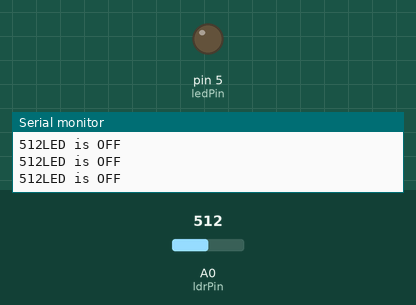
The sketch below on a simulated Arduino Uno, built with avr-gcc and run on an emulated ATmega328P. On the bench: output pins drawn as LEDs (lit = HIGH), the last lines printed to the serial monitor. The test bench sets the inputs (shaded band); at power-on: A0 (ldrPin) = 512.

Above: at 1.2 s.
1.3 s: A0 (ldrPin) set to 314
4.3 s: A0 (ldrPin) set to 286
At 4.9 s:
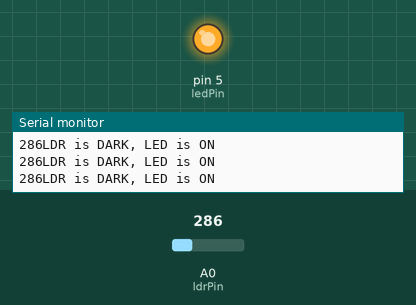
5.8 s: A0 (ldrPin) set to 306
At 6.2 s:
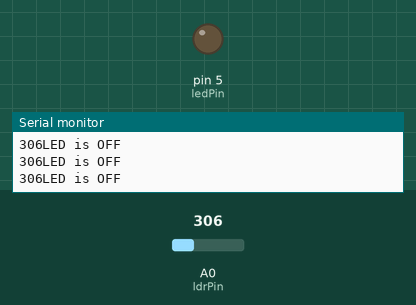
7.3 s: A0 (ldrPin) set to 290
At 7.7 s:
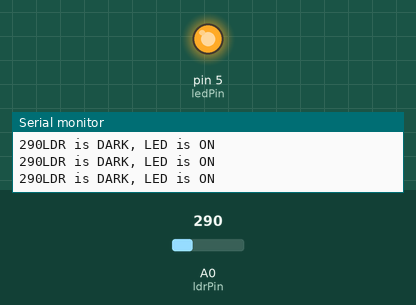
Timing chart, 0 to 9.8 s (numbered marks = the images above; inputs shaded):
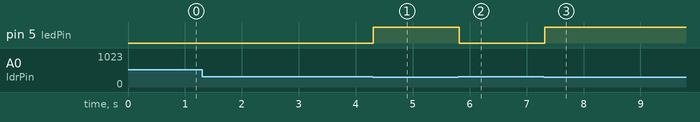

The sketch:

LDR.ino
```cpp
const int ledPin = 5;
const int ldrPin = A0;

void setup() {

Serial.begin(9600);

pinMode(ledPin, OUTPUT);

pinMode(ldrPin, INPUT);

}

void loop() {

int ldrStatus = analogRead(ldrPin);
Serial.print(ldrStatus);

  if (ldrStatus <=300) {

  digitalWrite(ledPin, HIGH);

  Serial.println("LDR is DARK, LED is ON");

  }

  else {

  digitalWrite(ledPin, LOW);
  Serial.println("LED is OFF");

  }

}
```

Measured:
- the behaviour switches between 301 and 300 on A0 (ldrPin) (found by bisection; images 0 and 1)
- after the input at 4.3 s, pin 5 (ledPin): LOW → HIGH at once
- after the input at 5.8 s, pin 5 (ledPin): HIGH → LOW at once
- after the input at 7.3 s, pin 5 (ledPin): LOW → HIGH at once
